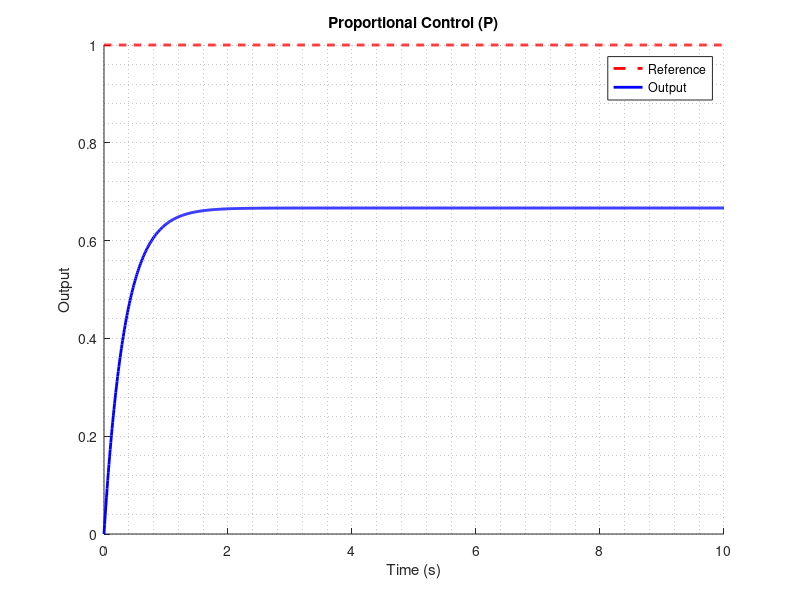

Write MATLAB code to recreate this figure. (Note: this script raises an error after producing the figure.)
%% P Controller
clear;clc;close all

% Define time and reference signal
t = 0:0.01:10;        % Time vector
ref = ones(size(t));  % Reference signal (step input)

% Define the plant (simple first-order system)
% Plant: G(s) = 1 / (s + 1)
num = 1;
den = [1 1];
plant = tf(num, den);

% Define Proportional controller
Kp = 2;  % Proportional gain
controller = Kp;  % Proportional control only

% Closed-loop system
CL = feedback(controller*plant, 1);

% Simulate
[y, t, x] = lsim(CL, ref, t);

% Plot response
figure('Color','white','Position',[0 0 1200 1000]);
hold on; grid minor;
plot(t, ref, 'r--', 'LineWidth', 2); 
plot(t, y, 'b-', 'LineWidth', 2);
title('Proportional Control (P)');
xlabel('Time (s)');
ylabel('Output');
legend('Reference', 'Output');
ax=gca;
ax.FontSize = 20;

%% PI Controller
clear;clc; close all

% Define time and reference signal
t = 0:0.01:10;        % Time vector
ref = ones(size(t));  % Reference signal (step input)

% Define the plant (simple first-order system)
% Plant: G(s) = 1 / (s + 1)
num = 1;
den = [1 1];
plant = tf(num, den);

% Define PI controller: C(s) = Kp + Ki/s
Kp = 2;
Ki = 1;  % Integral gain
controller = Kp + tf([Ki], [1 0]);  % Kp + Ki/s

% Closed-loop system
CL = feedback(controller*plant, 1);

% Simulate
[y, t, x] = lsim(CL, ref, t);

% Plot response
figure('Color','white','Position',[0 0 1200 1000]);
hold on; grid minor;
plot(t, ref, 'r--', 'LineWidth',2);
plot(t, y, 'b-', 'LineWidth', 2);
title('Proportional-Integral Control (PI)');
xlabel('Time (s)');
ylabel('Output');
legend('Reference', 'Output');
grid on;
ax=gca;
ax.FontSize = 20;

%% PID Controller

% Define the plant (simple first-order system)
% Plant: G(s) = 1 / (s + 1)
num = 1;
den = [1 1];
plant = tf(num, den);

% Define PID controller: C(s) = Kp + Ki/s + Kd*s
Kp = 2;  % Proportional gain
Ki = 1;  % Integral gain
Kd = 0.5;  % Derivative gain
controller = Kp + tf([Ki], [1 0]) + tf([Kd 0], [1]);  % PID: Kp + Ki/s + Kd*s

% Closed-loop system
CL = feedback(controller*plant, 1);

% Simulate
[y, t, x] = lsim(CL, ref, t);

% Plot response
figure('Color','white','Position',[0 0 1200 1000]);
hold on; grid minor;
plot(t, ref, 'r--', 'LineWidth', 2); hold on;
plot(t, y, 'b-', 'LineWidth', 2);
title('Proportional-Integral-Derivative Control (PID)');
xlabel('Time (s)');
ylabel('Output');
legend('Reference', 'Output');
ax=gca;
ax.FontSize = 20;

%% P Control with steady state error
clear;clc;close all

% Define a new plant: G(s) = 1 / (2s + 1)
num = 1;
den = [2 1];
plant = tf(num, den);

% Proportional controller only
Kp = 1;
controller = Kp;

% Closed-loop system
CL = feedback(controller*plant, 1);

% Simulate
[y, t, x] = lsim(CL, ref, t);

% Plot response
figure('Color','white','Position',[0 0 1200 1000]);
hold on; grid minor;
plot(t, ref, 'r--', 'LineWidth', 2);
plot(t, y, 'b-', 'LineWidth', 2);
title('Proportional Control: Steady-State Error Example');
xlabel('Time (s)');
ylabel('Output');
legend('Reference', 'Output');
grid on;
ax=gca;
ax.FontSize = 20;

%% Controller comparison
clear;clc;close all

% Define the original plant
num = 1;
den = [1 1];
plant = tf(num, den);

% Define controllers
Kp = 2;
Ki = 1;
Kd = 0.5;
P_controller = Kp;
PI_controller = Kp + tf([Ki], [1 0]);
PID_controller = Kp + tf([Ki], [1 0]) + tf([Kd 0], [1]);

% Closed-loop systems
P_CL = feedback(P_controller*plant, 1);
PI_CL = feedback(PI_controller*plant, 1);
PID_CL = feedback(PID_controller*plant, 1);

% Simulate
[yP, ~] = lsim(P_CL, ref, t);
[yPI, ~] = lsim(PI_CL, ref, t);
[yPID, ~] = lsim(PID_CL, ref, t);

% Plot all responses
figure('Color','white','Position',[0 0 1200 1000]);
hold on; grid minor;
plot(t, ref, 'r--', 'LineWidth', 2); 
plot(t, yP, 'b-', 'LineWidth', 2, 'DisplayName', 'P Controller');
plot(t, yPI, 'g-', 'LineWidth', 2, 'DisplayName', 'PI Controller');
plot(t, yPID, 'm-', 'LineWidth', 2, 'DisplayName', 'PID Controller');
title('Comparison of P, PI, and PID Controllers');
xlabel('Time (s)');
ylabel('Output');
legend('Reference', 'P Controller', 'PI Controller', 'PID Controller');
grid on;
ax=gca;
ax.FontSize = 20;

